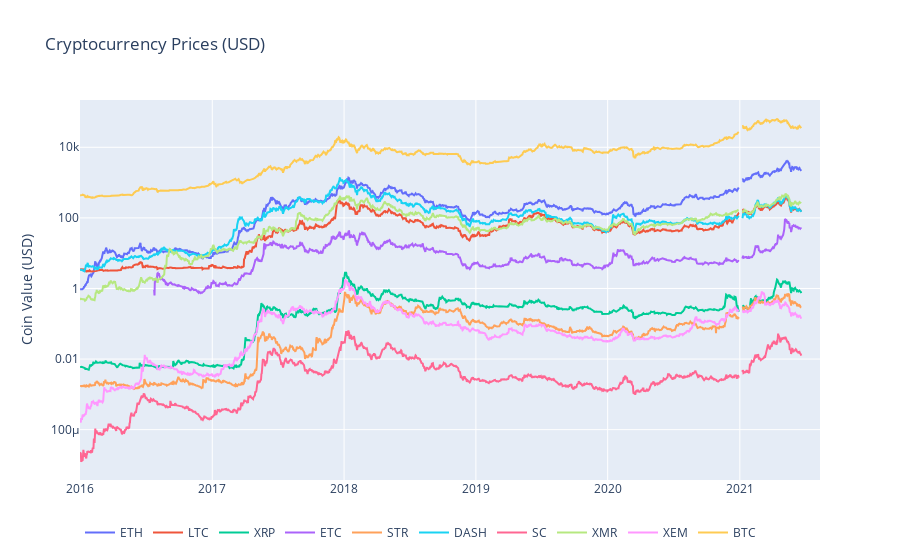

Notebook code cell kept with this figure:
### Code cell
# Calculate USD Price as a new column in each altcoin dataframe
for altcoin in altcoin_data.keys():
    altcoin_data[altcoin]['price_usd'] =  altcoin_data[altcoin]['weightedAverage'] * btc_usd_datasets['avg_btc_price_usd']
    
# Merge USD price of each altcoin into single dataframe 
combined_df = merge_dfs_on_column(list(altcoin_data.values()), list(altcoin_data.keys()), 'price_usd')
# Add BTC price to the dataframe
combined_df['BTC'] = btc_usd_datasets['avg_btc_price_usd']

# Chart all of the altocoin prices
df_scatter(combined_df, 'Cryptocurrency Prices (USD)', seperate_y_axis=False, y_axis_label='Coin Value (USD)', scale='log')

### Figure 1 — Plotly figure (JSON) as saved in the notebook; plotly's stock layout.template omitted (floating-point values rounded to 4 significant figures; data arrays with more than 128 entries replaced by an {"elided": "..."} marker saying what was removed)
{"data": [{"name": "ETH", "type": "scatter", "visible": true, "x": {"elided": "2051 str values"}, "y": {"elided": "2051 float values"}}, {"name": "LTC", "type": "scatter", "visible": true, "x": {"elided": "2051 str values"}, "y": {"elided": "2051 float values"}}, {"name": "XRP", "type": "scatter", "visible": true, "x": {"elided": "2051 str values"}, "y": {"elided": "2051 float values"}}, {"name": "ETC", "type": "scatter", "visible": true, "x": {"elided": "2051 str values"}, "y": {"elided": "2051 float values"}}, {"name": "STR", "type": "scatter", "visible": true, "x": {"elided": "2051 str values"}, "y": {"elided": "2051 float values"}}, {"name": "DASH", "type": "scatter", "visible": true, "x": {"elided": "2051 str values"}, "y": {"elided": "2051 float values"}}, {"name": "SC", "type": "scatter", "visible": true, "x": {"elided": "2051 str values"}, "y": {"elided": "2051 float values"}}, {"name": "XMR", "type": "scatter", "visible": true, "x": {"elided": "2051 str values"}, "y": {"elided": "2051 float values"}}, {"name": "XEM", "type": "scatter", "visible": true, "x": {"elided": "2051 str values"}, "y": {"elided": "2051 float values"}}, {"name": "BTC", "type": "scatter", "visible": true, "x": {"elided": "2051 str values"}, "y": {"elided": "2051 float values"}}], "layout": {"legend": {"orientation": "h"}, "title": {"text": "Cryptocurrency Prices (USD)"}, "xaxis": {"type": "date"}, "yaxis": {"showticklabels": true, "title": {"text": "Coin Value (USD)"}, "type": "log"}}}
